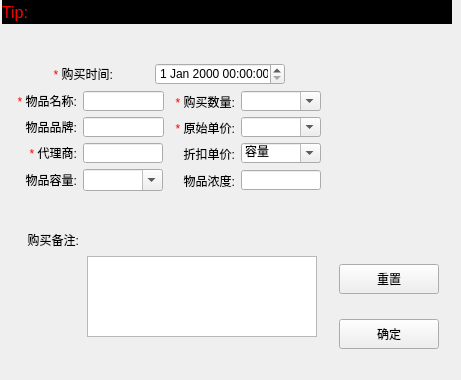
     <widget class="QWidget" name="tab">
      <property name="sizePolicy">
       <sizepolicy hsizetype="Fixed" vsizetype="Fixed">
        <horstretch>0</horstretch>
        <verstretch>0</verstretch>
       </sizepolicy>
      </property>
      <attribute name="title">
       <string>购买信息录入</string>
      </attribute>
      <widget class="QLabel" name="m_tipBuyLabel">
       <property name="geometry">
        <rect>
         <x>2</x>
         <y>0</y>
         <width>450</width>
         <height>24</height>
        </rect>
       </property>
       <property name="sizePolicy">
        <sizepolicy hsizetype="Fixed" vsizetype="Fixed">
         <horstretch>0</horstretch>
         <verstretch>0</verstretch>
        </sizepolicy>
       </property>
       <property name="minimumSize">
        <size>
         <width>450</width>
         <height>24</height>
        </size>
       </property>
       <property name="maximumSize">
        <size>
         <width>450</width>
         <height>24</height>
        </size>
       </property>
       <property name="sizeIncrement">
        <size>
         <width>0</width>
         <height>0</height>
        </size>
       </property>
       <property name="font">
        <font>
         <pointsize>12</pointsize>
        </font>
       </property>
       <property name="styleSheet">
        <string notr="true">color: rgb(255, 0, 0);
background-color: rgb(0, 0, 0);</string>
       </property>
       <property name="text">
        <string>Tip:</string>
       </property>
       <property name="textFormat">
        <enum>Qt::AutoText</enum>
       </property>
      </widget>
      <widget class="QWidget" name="layoutWidget">
       <property name="geometry">
        <rect>
         <x>0</x>
         <y>30</y>
         <width>451</width>
         <height>341</height>
        </rect>
       </property>
       <layout class="QHBoxLayout" name="horizontalLayout_2">
        <item>
         <layout class="QVBoxLayout" name="verticalLayout_2">
          <item>
           <layout class="QGridLayout" name="gridLayout_3">
            <item row="0" column="0" colspan="2">
             <layout class="QHBoxLayout" name="horizontalLayout">
              <item>
               <widget class="QLabel" name="label_3">
                <property name="sizePolicy">
                 <sizepolicy hsizetype="Expanding" vsizetype="Fixed">
                  <horstretch>0</horstretch>
                  <verstretch>0</verstretch>
                 </sizepolicy>
                </property>
                <property name="minimumSize">
                 <size>
                  <width>65</width>
                  <height>20</height>
                 </size>
                </property>
                <property name="maximumSize">
                 <size>
                  <width>65</width>
                  <height>20</height>
                 </size>
                </property>
                <property name="text">
                 <string>&lt;!DOCTYPE HTML PUBLIC &quot;-//W3C//DTD HTML 4.0//EN&quot; &quot;http://www.w3.org/TR/REC-html40/strict.dtd&quot;&gt;
&lt;html&gt;&lt;head&gt;&lt;meta name=&quot;qrichtext&quot; content=&quot;1&quot; /&gt;&lt;style type=&quot;text/css&quot;&gt;
p, li { white-space: pre-wrap; }
&lt;/style&gt;&lt;/head&gt;&lt;body style=&quot; font-family:'MS Shell Dlg 2'; font-size:8.25pt; font-weight:400; font-style:normal;&quot;&gt;
&lt;p align=&quot;right&quot; style=&quot; margin-top:0px; margin-bottom:0px; margin-left:0px; margin-right:0px; -qt-block-indent:0; text-indent:0px;&quot;&gt;&lt;span style=&quot; font-size:9pt; color:#ff0000;&quot;&gt;* &lt;/span&gt;&lt;span style=&quot; font-size:9pt;&quot;&gt;购买时间:&lt;/span&gt;&lt;/p&gt;&lt;/body&gt;&lt;/html&gt;</string>
                </property>
                <property name="textFormat">
                 <enum>Qt::RichText</enum>
                </property>
               </widget>
              </item>
              <item>
               <widget class="QDateTimeEdit" name="m_buyDate">
                <property name="sizePolicy">
                 <sizepolicy hsizetype="Expanding" vsizetype="Fixed">
                  <horstretch>0</horstretch>
                  <verstretch>0</verstretch>
                 </sizepolicy>
                </property>
                <property name="minimumSize">
                 <size>
                  <width>130</width>
                  <height>22</height>
                 </size>
                </property>
                <property name="maximumSize">
                 <size>
                  <width>130</width>
                  <height>22</height>
                 </size>
                </property>
               </widget>
              </item>
             </layout>
            </item>
            <item row="1" column="0">
             <layout class="QHBoxLayout" name="horizontalLayout_3">
              <item>
               <widget class="QLabel" name="label_4">
                <property name="minimumSize">
                 <size>
                  <width>65</width>
                  <height>20</height>
                 </size>
                </property>
                <property name="maximumSize">
                 <size>
                  <width>65</width>
                  <height>20</height>
                 </size>
                </property>
                <property name="text">
                 <string>&lt;!DOCTYPE HTML PUBLIC &quot;-//W3C//DTD HTML 4.0//EN&quot; &quot;http://www.w3.org/TR/REC-html40/strict.dtd&quot;&gt;
&lt;html&gt;&lt;head&gt;&lt;meta name=&quot;qrichtext&quot; content=&quot;1&quot; /&gt;&lt;style type=&quot;text/css&quot;&gt;
p, li { white-space: pre-wrap; }
&lt;/style&gt;&lt;/head&gt;&lt;body style=&quot; font-family:'MS Shell Dlg 2'; font-size:8.25pt; font-weight:400; font-style:normal;&quot;&gt;
&lt;p align=&quot;right&quot; style=&quot; margin-top:0px; margin-bottom:0px; margin-left:0px; margin-right:0px; -qt-block-indent:0; text-indent:0px;&quot;&gt;&lt;span style=&quot; font-size:9pt; color:#ff0000;&quot;&gt;* &lt;/span&gt;&lt;span style=&quot; font-size:9pt;&quot;&gt;物品名称:&lt;/span&gt;&lt;/p&gt;&lt;/body&gt;&lt;/html&gt;</string>
                </property>
                <property name="textFormat">
                 <enum>Qt::RichText</enum>
                </property>
               </widget>
              </item>
              <item>
               <widget class="QLineEdit" name="m_ProName">
                <property name="minimumSize">
                 <size>
                  <width>81</width>
                  <height>20</height>
                 </size>
                </property>
                <property name="maximumSize">
                 <size>
                  <width>81</width>
                  <height>20</height>
                 </size>
                </property>
                <property name="styleSheet">
                 <string notr="true"/>
                </property>
               </widget>
              </item>
             </layout>
            </item>
            <item row="1" column="1">
             <layout class="QHBoxLayout" name="horizontalLayout_7">
              <item>
               <widget class="QLabel" name="label_6">
                <property name="minimumSize">
                 <size>
                  <width>65</width>
                  <height>16</height>
                 </size>
                </property>
                <property name="maximumSize">
                 <size>
                  <width>65</width>
                  <height>16</height>
                 </size>
                </property>
                <property name="text">
                 <string>&lt;!DOCTYPE HTML PUBLIC &quot;-//W3C//DTD HTML 4.0//EN&quot; &quot;http://www.w3.org/TR/REC-html40/strict.dtd&quot;&gt;
&lt;html&gt;&lt;head&gt;&lt;meta name=&quot;qrichtext&quot; content=&quot;1&quot; /&gt;&lt;style type=&quot;text/css&quot;&gt;
p, li { white-space: pre-wrap; }
&lt;/style&gt;&lt;/head&gt;&lt;body style=&quot; font-family:'MS Shell Dlg 2'; font-size:8.25pt; font-weight:400; font-style:normal;&quot;&gt;
&lt;p align=&quot;right&quot; style=&quot; margin-top:0px; margin-bottom:0px; margin-left:0px; margin-right:0px; -qt-block-indent:0; text-indent:0px;&quot;&gt;&lt;span style=&quot; font-size:9pt; color:#ff0000;&quot;&gt;*&lt;/span&gt;&lt;span style=&quot; font-size:9pt;&quot;&gt; 购买数量:&lt;/span&gt;&lt;/p&gt;&lt;/body&gt;&lt;/html&gt;</string>
                </property>
                <property name="textFormat">
                 <enum>Qt::RichText</enum>
                </property>
               </widget>
              </item>
              <item>
               <widget class="QComboBox" name="m_BuyNum">
                <property name="minimumSize">
                 <size>
                  <width>80</width>
                  <height>20</height>
                 </size>
                </property>
                <property name="maximumSize">
                 <size>
                  <width>80</width>
                  <height>20</height>
                 </size>
                </property>
                <property name="editable">
                 <bool>true</bool>
                </property>
               </widget>
              </item>
             </layout>
            </item>
            <item row="2" column="0">
             <layout class="QHBoxLayout" name="horizontalLayout_4">
              <item>
               <widget class="QLabel" name="label_8">
                <property name="minimumSize">
                 <size>
                  <width>65</width>
                  <height>20</height>
                 </size>
                </property>
                <property name="maximumSize">
                 <size>
                  <width>65</width>
                  <height>20</height>
                 </size>
                </property>
                <property name="text">
                 <string>&lt;!DOCTYPE HTML PUBLIC &quot;-//W3C//DTD HTML 4.0//EN&quot; &quot;http://www.w3.org/TR/REC-html40/strict.dtd&quot;&gt;
&lt;html&gt;&lt;head&gt;&lt;meta name=&quot;qrichtext&quot; content=&quot;1&quot; /&gt;&lt;style type=&quot;text/css&quot;&gt;
p, li { white-space: pre-wrap; }
&lt;/style&gt;&lt;/head&gt;&lt;body style=&quot; font-family:'宋体'; font-size:9pt; font-weight:400; font-style:normal;&quot;&gt;
&lt;p align=&quot;right&quot; style=&quot; margin-top:0px; margin-bottom:0px; margin-left:0px; margin-right:0px; -qt-block-indent:0; text-indent:0px;&quot;&gt;&lt;span style=&quot; font-family:'MS Shell Dlg 2';&quot;&gt;物品品牌:&lt;/span&gt;&lt;/p&gt;&lt;/body&gt;&lt;/html&gt;</string>
                </property>
                <property name="textFormat">
                 <enum>Qt::RichText</enum>
                </property>
               </widget>
              </item>
              <item>
               <widget class="QLineEdit" name="m_ProBrand">
                <property name="minimumSize">
                 <size>
                  <width>81</width>
                  <height>20</height>
                 </size>
                </property>
                <property name="maximumSize">
                 <size>
                  <width>81</width>
                  <height>20</height>
                 </size>
                </property>
               </widget>
              </item>
             </layout>
            </item>
            <item row="2" column="1">
             <layout class="QHBoxLayout" name="horizontalLayout_8">
              <item>
               <widget class="QLabel" name="label_7">
                <property name="minimumSize">
                 <size>
                  <width>65</width>
                  <height>16</height>
                 </size>
                </property>
                <property name="maximumSize">
                 <size>
                  <width>65</width>
                  <height>16</height>
                 </size>
                </property>
                <property name="text">
                 <string>&lt;!DOCTYPE HTML PUBLIC &quot;-//W3C//DTD HTML 4.0//EN&quot; &quot;http://www.w3.org/TR/REC-html40/strict.dtd&quot;&gt;
&lt;html&gt;&lt;head&gt;&lt;meta name=&quot;qrichtext&quot; content=&quot;1&quot; /&gt;&lt;style type=&quot;text/css&quot;&gt;
p, li { white-space: pre-wrap; }
&lt;/style&gt;&lt;/head&gt;&lt;body style=&quot; font-family:'MS Shell Dlg 2'; font-size:8.25pt; font-weight:400; font-style:normal;&quot;&gt;
&lt;p align=&quot;right&quot; style=&quot; margin-top:0px; margin-bottom:0px; margin-left:0px; margin-right:0px; -qt-block-indent:0; text-indent:0px;&quot;&gt;&lt;span style=&quot; font-size:9pt; color:#ff0000;&quot;&gt;*&lt;/span&gt;&lt;span style=&quot; font-size:9pt;&quot;&gt; 原始单价:&lt;/span&gt;&lt;/p&gt;&lt;/body&gt;&lt;/html&gt;</string>
                </property>
                <property name="textFormat">
                 <enum>Qt::RichText</enum>
                </property>
               </widget>
              </item>
              <item>
               <widget class="QComboBox" name="m_OrigUprice">
                <property name="minimumSize">
                 <size>
                  <width>80</width>
                  <height>20</height>
                 </size>
                </property>
                <property name="maximumSize">
                 <size>
                  <width>80</width>
                  <height>20</height>
                 </size>
                </property>
                <property name="editable">
                 <bool>true</bool>
                </property>
               </widget>
              </item>
             </layout>
            </item>
            <item row="3" column="0">
             <layout class="QHBoxLayout" name="horizontalLayout_5">
              <item>
               <widget class="QLabel" name="label_5">
                <property name="minimumSize">
                 <size>
                  <width>65</width>
                  <height>20</height>
                 </size>
                </property>
                <property name="maximumSize">
                 <size>
                  <width>65</width>
                  <height>20</height>
                 </size>
                </property>
                <property name="text">
                 <string>&lt;!DOCTYPE HTML PUBLIC &quot;-//W3C//DTD HTML 4.0//EN&quot; &quot;http://www.w3.org/TR/REC-html40/strict.dtd&quot;&gt;
&lt;html&gt;&lt;head&gt;&lt;meta name=&quot;qrichtext&quot; content=&quot;1&quot; /&gt;&lt;style type=&quot;text/css&quot;&gt;
p, li { white-space: pre-wrap; }
&lt;/style&gt;&lt;/head&gt;&lt;body style=&quot; font-family:'MS Shell Dlg 2'; font-size:8.25pt; font-weight:400; font-style:normal;&quot;&gt;
&lt;p align=&quot;right&quot; style=&quot; margin-top:0px; margin-bottom:0px; margin-left:0px; margin-right:0px; -qt-block-indent:0; text-indent:0px;&quot;&gt;&lt;span style=&quot; font-size:9pt; color:#ff0000;&quot;&gt;* &lt;/span&gt;&lt;span style=&quot; font-size:9pt; color:#000000;&quot;&gt;代理商&lt;/span&gt;&lt;span style=&quot; font-size:9pt;&quot;&gt;:&lt;/span&gt;&lt;/p&gt;&lt;/body&gt;&lt;/html&gt;</string>
                </property>
                <property name="textFormat">
                 <enum>Qt::RichText</enum>
                </property>
               </widget>
              </item>
              <item>
               <widget class="QLineEdit" name="m_Agent">
                <property name="minimumSize">
                 <size>
                  <width>80</width>
                  <height>20</height>
                 </size>
                </property>
                <property name="maximumSize">
                 <size>
                  <width>80</width>
                  <height>20</height>
                 </size>
                </property>
               </widget>
              </item>
             </layout>
            </item>
            <item row="3" column="1">
             <layout class="QHBoxLayout" name="horizontalLayout_9">
              <item>
               <widget class="QLabel" name="label_11">
                <property name="minimumSize">
                 <size>
                  <width>65</width>
                  <height>16</height>
                 </size>
                </property>
                <property name="maximumSize">
                 <size>
                  <width>65</width>
                  <height>16</height>
                 </size>
                </property>
                <property name="text">
                 <string>&lt;!DOCTYPE HTML PUBLIC &quot;-//W3C//DTD HTML 4.0//EN&quot; &quot;http://www.w3.org/TR/REC-html40/strict.dtd&quot;&gt;
&lt;html&gt;&lt;head&gt;&lt;meta name=&quot;qrichtext&quot; content=&quot;1&quot; /&gt;&lt;style type=&quot;text/css&quot;&gt;
p, li { white-space: pre-wrap; }
&lt;/style&gt;&lt;/head&gt;&lt;body style=&quot; font-family:'MS Shell Dlg 2'; font-size:8.25pt; font-weight:400; font-style:normal;&quot;&gt;
&lt;p align=&quot;right&quot; style=&quot; margin-top:0px; margin-bottom:0px; margin-left:0px; margin-right:0px; -qt-block-indent:0; text-indent:0px;&quot;&gt;&lt;span style=&quot; font-size:9pt;&quot;&gt;折扣单价:&lt;/span&gt;&lt;/p&gt;&lt;/body&gt;&lt;/html&gt;</string>
                </property>
                <property name="textFormat">
                 <enum>Qt::RichText</enum>
                </property>
               </widget>
              </item>
              <item>
               <widget class="QComboBox" name="m_RebUprice">
                <property name="minimumSize">
                 <size>
                  <width>80</width>
                  <height>20</height>
                 </size>
                </property>
                <property name="maximumSize">
                 <size>
                  <width>80</width>
                  <height>20</height>
                 </size>
                </property>
                <property name="editable">
                 <bool>true</bool>
                </property>
                <item>
                 <property name="text">
                  <string>容量</string>
                 </property>
                </item>
                <item>
                 <property name="text">
                  <string>哈哈</string>
                 </property>
                </item>
               </widget>
              </item>
             </layout>
            </item>
            <item row="4" column="0">
             <layout class="QHBoxLayout" name="horizontalLayout_6">
              <item>
               <widget class="QLabel" name="label_9">
                <property name="minimumSize">
                 <size>
                  <width>65</width>
                  <height>20</height>
                 </size>
                </property>
                <property name="maximumSize">
                 <size>
                  <width>65</width>
                  <height>20</height>
                 </size>
                </property>
                <property name="text">
                 <string>&lt;!DOCTYPE HTML PUBLIC &quot;-//W3C//DTD HTML 4.0//EN&quot; &quot;http://www.w3.org/TR/REC-html40/strict.dtd&quot;&gt;
&lt;html&gt;&lt;head&gt;&lt;meta name=&quot;qrichtext&quot; content=&quot;1&quot; /&gt;&lt;style type=&quot;text/css&quot;&gt;
p, li { white-space: pre-wrap; }
&lt;/style&gt;&lt;/head&gt;&lt;body style=&quot; font-family:'MS Shell Dlg 2'; font-size:8.25pt; font-weight:400; font-style:normal;&quot;&gt;
&lt;p align=&quot;right&quot; style=&quot; margin-top:0px; margin-bottom:0px; margin-left:0px; margin-right:0px; -qt-block-indent:0; text-indent:0px;&quot;&gt;&lt;span style=&quot; font-size:9pt;&quot;&gt;物品容量:&lt;/span&gt;&lt;/p&gt;&lt;/body&gt;&lt;/html&gt;</string>
                </property>
                <property name="textFormat">
                 <enum>Qt::RichText</enum>
                </property>
               </widget>
              </item>
              <item>
               <widget class="QComboBox" name="m_Volume">
                <property name="minimumSize">
                 <size>
                  <width>80</width>
                  <height>22</height>
                 </size>
                </property>
                <property name="maximumSize">
                 <size>
                  <width>80</width>
                  <height>22</height>
                 </size>
                </property>
                <property name="editable">
                 <bool>true</bool>
                </property>
               </widget>
              </item>
             </layout>
            </item>
            <item row="4" column="1">
             <layout class="QHBoxLayout" name="horizontalLayout_10">
              <item>
               <widget class="QLabel" name="label_12">
                <property name="minimumSize">
                 <size>
                  <width>65</width>
                  <height>16</height>
                 </size>
                </property>
                <property name="maximumSize">
                 <size>
                  <width>65</width>
                  <height>16</height>
                 </size>
                </property>
                <property name="text">
                 <string>&lt;!DOCTYPE HTML PUBLIC &quot;-//W3C//DTD HTML 4.0//EN&quot; &quot;http://www.w3.org/TR/REC-html40/strict.dtd&quot;&gt;
&lt;html&gt;&lt;head&gt;&lt;meta name=&quot;qrichtext&quot; content=&quot;1&quot; /&gt;&lt;style type=&quot;text/css&quot;&gt;
p, li { white-space: pre-wrap; }
&lt;/style&gt;&lt;/head&gt;&lt;body style=&quot; font-family:'MS Shell Dlg 2'; font-size:8.25pt; font-weight:400; font-style:normal;&quot;&gt;
&lt;p align=&quot;right&quot; style=&quot; margin-top:0px; margin-bottom:0px; margin-left:0px; margin-right:0px; -qt-block-indent:0; text-indent:0px;&quot;&gt;&lt;span style=&quot; font-size:9pt;&quot;&gt;物品浓度:&lt;/span&gt;&lt;/p&gt;&lt;/body&gt;&lt;/html&gt;</string>
                </property>
                <property name="textFormat">
                 <enum>Qt::RichText</enum>
                </property>
               </widget>
              </item>
              <item>
               <widget class="QLineEdit" name="m_Concen">
                <property name="minimumSize">
                 <size>
                  <width>80</width>
                  <height>20</height>
                 </size>
                </property>
                <property name="maximumSize">
                 <size>
                  <width>80</width>
                  <height>20</height>
                 </size>
                </property>
               </widget>
              </item>
             </layout>
            </item>
           </layout>
          </item>
          <item>
           <layout class="QGridLayout" name="gridLayout">
            <item row="0" column="0">
             <widget class="QLabel" name="label_10">
              <property name="minimumSize">
               <size>
                <width>65</width>
                <height>20</height>
               </size>
              </property>
              <property name="maximumSize">
               <size>
                <width>65</width>
                <height>20</height>
               </size>
              </property>
              <property name="text">
               <string>&lt;!DOCTYPE HTML PUBLIC &quot;-//W3C//DTD HTML 4.0//EN&quot; &quot;http://www.w3.org/TR/REC-html40/strict.dtd&quot;&gt;
&lt;html&gt;&lt;head&gt;&lt;meta name=&quot;qrichtext&quot; content=&quot;1&quot; /&gt;&lt;style type=&quot;text/css&quot;&gt;
p, li { white-space: pre-wrap; }
&lt;/style&gt;&lt;/head&gt;&lt;body style=&quot; font-family:'宋体'; font-size:9pt; font-weight:400; font-style:normal;&quot;&gt;
&lt;p align=&quot;right&quot; style=&quot; margin-top:0px; margin-bottom:0px; margin-left:0px; margin-right:0px; -qt-block-indent:0; text-indent:0px;&quot;&gt;&lt;span style=&quot; font-family:'MS Shell Dlg 2';&quot;&gt;购买备注:&lt;/span&gt;&lt;/p&gt;&lt;/body&gt;&lt;/html&gt;</string>
              </property>
              <property name="textFormat">
               <enum>Qt::RichText</enum>
              </property>
             </widget>
            </item>
            <item row="0" column="1">
             <spacer name="verticalSpacer_2">
              <property name="orientation">
               <enum>Qt::Vertical</enum>
              </property>
              <property name="sizeType">
               <enum>QSizePolicy::Fixed</enum>
              </property>
              <property name="sizeHint" stdset="0">
               <size>
                <width>20</width>
                <height>18</height>
               </size>
              </property>
             </spacer>
            </item>
            <item row="1" column="0">
             <spacer name="verticalSpacer">
              <property name="orientation">
               <enum>Qt::Vertical</enum>
              </property>
              <property name="sizeType">
               <enum>QSizePolicy::Fixed</enum>
              </property>
              <property name="sizeHint" stdset="0">
               <size>
                <width>20</width>
                <height>78</height>
               </size>
              </property>
             </spacer>
            </item>
            <item row="1" column="1">
             <widget class="QTextEdit" name="m_BuyPS">
              <property name="sizePolicy">
               <sizepolicy hsizetype="Fixed" vsizetype="Fixed">
                <horstretch>0</horstretch>
                <verstretch>0</verstretch>
               </sizepolicy>
              </property>
              <property name="minimumSize">
               <size>
                <width>230</width>
                <height>81</height>
               </size>
              </property>
              <property name="maximumSize">
               <size>
                <width>230</width>
                <height>81</height>
               </size>
              </property>
             </widget>
            </item>
           </layout>
          </item>
         </layout>
        </item>
        <item>
         <layout class="QVBoxLayout" name="verticalLayout">
          <item>
           <widget class="QLabel" name="label">
            <property name="sizePolicy">
             <sizepolicy hsizetype="Fixed" vsizetype="Fixed">
              <horstretch>0</horstretch>
              <verstretch>0</verstretch>
             </sizepolicy>
            </property>
            <property name="minimumSize">
             <size>
              <width>100</width>
              <height>100</height>
             </size>
            </property>
            <property name="maximumSize">
             <size>
              <width>100</width>
              <height>100</height>
             </size>
            </property>
            <property name="text">
             <string/>
            </property>
            <property name="pixmap">
             <pixmap resource="Labms_v1.qrc">:/images/Resources/购买2.png</pixmap>
            </property>
            <property name="scaledContents">
             <bool>true</bool>
            </property>
           </widget>
          </item>
          <item>
           <spacer name="verticalSpacer_3">
            <property name="orientation">
             <enum>Qt::Vertical</enum>
            </property>
            <property name="sizeType">
             <enum>QSizePolicy::Fixed</enum>
            </property>
            <property name="sizeHint" stdset="0">
             <size>
              <width>20</width>
              <height>90</height>
             </size>
            </property>
           </spacer>
          </item>
          <item>
           <widget class="QPushButton" name="m_buy_reset">
            <property name="sizePolicy">
             <sizepolicy hsizetype="Fixed" vsizetype="Fixed">
              <horstretch>0</horstretch>
              <verstretch>0</verstretch>
             </sizepolicy>
            </property>
            <property name="minimumSize">
             <size>
              <width>100</width>
              <height>30</height>
             </size>
            </property>
            <property name="maximumSize">
             <size>
              <width>100</width>
              <height>30</height>
             </size>
            </property>
            <property name="text">
             <string>重置</string>
            </property>
           </widget>
          </item>
          <item>
           <widget class="QPushButton" name="m_buy_confirm">
            <property name="sizePolicy">
             <sizepolicy hsizetype="Fixed" vsizetype="Fixed">
              <horstretch>0</horstretch>
              <verstretch>0</verstretch>
             </sizepolicy>
            </property>
            <property name="minimumSize">
             <size>
              <width>100</width>
              <height>30</height>
             </size>
            </property>
            <property name="maximumSize">
             <size>
              <width>100</width>
              <height>30</height>
             </size>
            </property>
            <property name="text">
             <string>确定</string>
            </property>
           </widget>
          </item>
         </layout>
        </item>
       </layout>
      </widget>
     </widget>
